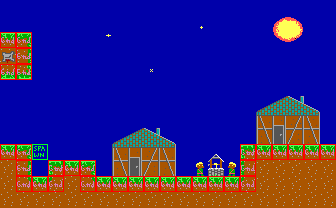

A 2D game scene composited from a Tiled map and its tileset images. What follows is a short description and the map's XML, with every tile layer's data as written:
An orthogonal 21x13 tile map with 16x16 px tiles, 2 tile layers (bg, col), 3 tilesets and 1 object (text).

<map version="1.10" tiledversion="1.12.1" orientation="orthogonal" renderorder="right-down" width="21" height="13" tilewidth="16" tileheight="16" infinite="0" nextlayerid="4" nextobjectid="35">
 <tileset firstgid="1" source="tileset4.tsx" />
 <tileset firstgid="241" source="obj.tsx" />
 <tileset firstgid="613" source="tileset.tsx" />
 <layer id="1" name="bg" width="21" height="13">
  <data encoding="csv">
657,657,657,657,657,657,657,657,657,657,657,657,657,657,657,657,657,657,657,657,657,
657,657,657,657,657,657,657,657,657,657,657,657,24,657,657,657,657,1,2,657,657,
83,84,657,657,657,657,3,657,657,657,657,657,657,657,657,657,657,21,22,657,657,
125,104,657,657,657,657,657,657,45,657,657,657,657,657,657,657,657,657,657,657,657,
183,184,657,657,657,657,657,657,45,23,657,657,657,657,657,657,657,657,657,657,657,
657,657,657,657,657,657,657,657,45,657,657,657,657,657,657,657,657,657,657,657,657,
657,657,657,657,657,657,657,657,657,657,657,657,657,657,657,45,11,12,13,14,657,
657,657,657,657,657,45,657,657,657,657,657,657,657,657,657,45,31,32,33,34,657,
657,657,657,657,657,45,657,11,12,13,14,657,657,657,657,45,51,52,53,54,657,
83,84,657,657,657,45,657,31,32,33,34,657,657,5,657,82,83,83,83,83,83,
103,104,657,82,83,84,657,51,52,53,54,657,85,25,65,102,103,103,103,103,103,
103,124,83,122,103,124,83,83,83,83,83,83,83,83,83,122,103,103,103,103,103,
103,103,103,103,103,103,103,103,103,103,103,103,103,103,103,103,103,103,103,103,103
</data>
 </layer>
 <layer id="2" name="col" width="21" height="13">
  <data encoding="csv">
241,241,241,241,241,241,241,241,241,241,241,241,241,241,241,241,241,241,241,241,241,
241,241,241,241,241,241,241,241,241,241,241,241,241,241,241,241,241,241,241,241,241,
242,242,241,241,241,241,241,241,241,241,241,241,241,241,241,241,241,241,241,241,241,
241,242,241,241,241,241,241,241,241,241,241,241,241,241,241,241,241,241,241,241,241,
242,242,241,241,241,241,241,241,241,241,241,241,241,241,241,241,241,241,241,241,241,
241,241,241,241,241,241,241,241,241,241,241,241,241,241,241,241,241,241,241,241,241,
241,241,241,241,241,241,241,241,241,241,241,241,241,241,241,241,241,241,241,241,241,
241,241,241,241,241,241,241,241,241,241,241,241,241,241,241,241,241,241,241,241,241,
241,241,241,241,241,241,241,241,241,241,241,241,241,241,241,241,241,241,241,241,241,
242,242,243,241,241,241,241,241,241,241,241,241,241,241,241,242,242,242,242,242,242,
241,242,241,242,242,242,241,241,241,241,241,241,241,241,241,242,241,241,241,241,241,
241,242,242,242,241,242,242,242,242,242,242,242,242,242,242,242,241,241,241,241,241,
241,241,241,241,241,241,241,241,241,241,241,241,241,241,241,241,241,241,241,241,241
</data>
 </layer>
 <objectgroup id="3" name="obj">
  <object id="31" name="Worker text" type="text" x="173.763" y="102.195" width="79.6769" height="36.8763">
   <properties>
    <property name="string_id" type="int" value="37" />
   </properties>
  </object>
 </objectgroup>
</map>
